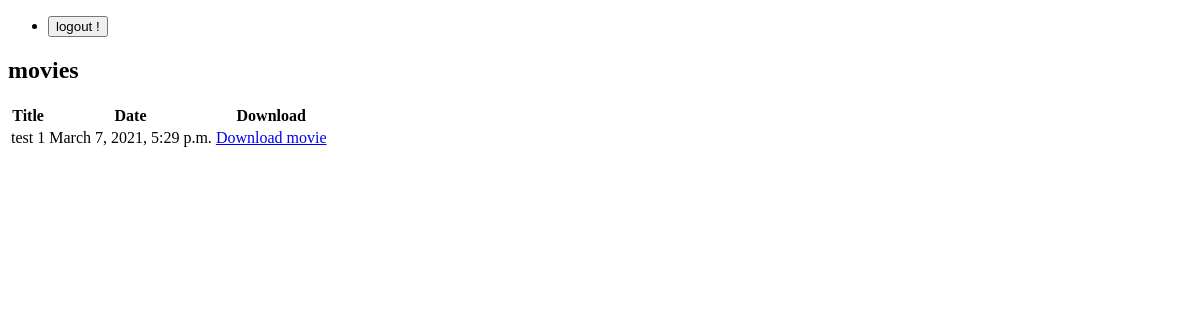
The page /movies/list/ (signed in) on the database as committed earlier.
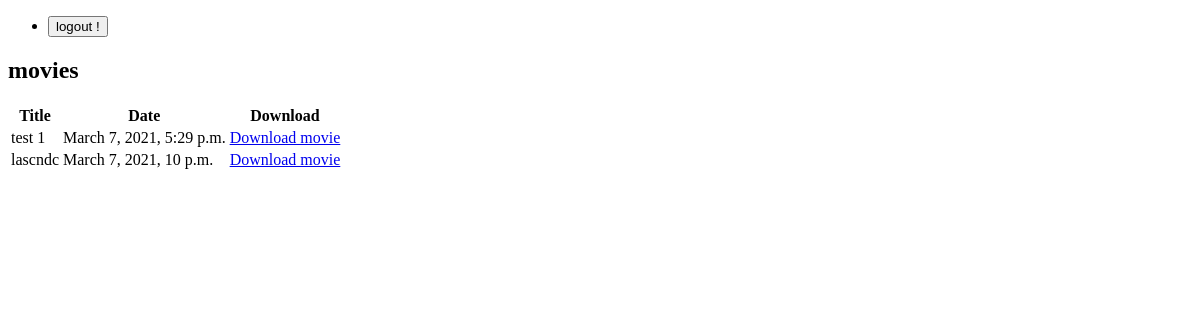
The same page on the database as committed later.
### movies/models.py (models this page shows, shortened)
class Movie(models.Model):
    title = models.CharField(max_length = 100)
    date = models.DateTimeField(auto_now_add=True)
    movie_file = models.FileField(upload_to='movies/movie_files')

### movies/views.py (the view)
# urls.py: path('list/', movie_listView.as_view(), name = 'list'),
class movie_listView(View):
    def get(self, request, *args, **kwargs):
        if request.user.is_authenticated:
            movies = Movie.objects.all().order_by('date')
            return render(request, 'movies/movie_list.html', {'movies': movies})
        return redirect('masteraccounts:login')

### movies/templates/movies/movie_list.html (shortened to what this page needs)
<!DOCTYPE html>
<html lang="en">
<head>
</head>
<body>
    <nav>
        <ul>
            <li>
                <form class="logout-link" action="{% url 'masteraccounts:logout' %}" method="post">
                    <button type="submit">logout !</button>
                </form>
            </li>
        </ul>
    </nav>
    <h2>movies</h2>
    <table class="table">
        <thead>
        <tr>
            <th>Title</th>
            <th>Date</th>
            <th>Download</th>
        </tr>
        </thead>
        <tbody>
            {% for movie in movies %}
            <tr>
                <td>{{ movie.title }}</td>
                <td>{{ movie.date }}</td>
                <td>
                    <a href="{{ movie.movie_file.url }}" class="btn btn-primary btn-sm">
                        Download movie
                    </a>
                </td>
            </tr>
            {% endfor %}
        </tbody>
    </table>
</body>
</html>

Rows that differ between the two databases and show on the page:
added Movie: title "lascndc", date "March 7, 2021, 10 p.m."
